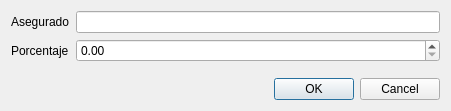
<?xml version="1.0" encoding="UTF-8"?>
<ui version="4.0">
 <class>DlgEditAsegurado</class>
 <widget class="QDialog" name="DlgEditAsegurado">
  <property name="geometry">
   <rect>
    <x>0</x>
    <y>0</y>
    <width>451</width>
    <height>111</height>
   </rect>
  </property>
  <property name="windowTitle">
   <string>Dialog</string>
  </property>
  <layout class="QVBoxLayout" name="verticalLayout">
   <item>
    <layout class="QFormLayout" name="formLayout">
     <item row="0" column="0">
      <widget class="QLabel" name="label">
       <property name="text">
        <string>Asegurado</string>
       </property>
       <property name="buddy">
        <cstring>txtAsegurado</cstring>
       </property>
      </widget>
     </item>
     <item row="0" column="1">
      <widget class="QLineEdit" name="txtAsegurado"/>
     </item>
     <item row="1" column="0">
      <widget class="QLabel" name="label_2">
       <property name="text">
        <string>Porcentaje</string>
       </property>
       <property name="buddy">
        <cstring>spinPorcentaje</cstring>
       </property>
      </widget>
     </item>
     <item row="1" column="1">
      <widget class="QDoubleSpinBox" name="spinPorcentaje"/>
     </item>
    </layout>
   </item>
   <item>
    <widget class="QDialogButtonBox" name="buttonBox">
     <property name="orientation">
      <enum>Qt::Horizontal</enum>
     </property>
     <property name="standardButtons">
      <set>QDialogButtonBox::Cancel|QDialogButtonBox::Ok</set>
     </property>
    </widget>
   </item>
  </layout>
 </widget>
 <tabstops>
  <tabstop>txtAsegurado</tabstop>
  <tabstop>spinPorcentaje</tabstop>
 </tabstops>
 <resources/>
 <connections>
  <connection>
   <sender>buttonBox</sender>
   <signal>accepted()</signal>
   <receiver>DlgEditAsegurado</receiver>
   <slot>accept()</slot>
   <hints>
    <hint type="sourcelabel">
     <x>227</x>
     <y>89</y>
    </hint>
    <hint type="destinationlabel">
     <x>157</x>
     <y>110</y>
    </hint>
   </hints>
  </connection>
  <connection>
   <sender>buttonBox</sender>
   <signal>rejected()</signal>
   <receiver>DlgEditAsegurado</receiver>
   <slot>reject()</slot>
   <hints>
    <hint type="sourcelabel">
     <x>295</x>
     <y>95</y>
    </hint>
    <hint type="destinationlabel">
     <x>286</x>
     <y>110</y>
    </hint>
   </hints>
  </connection>
 </connections>
</ui>
